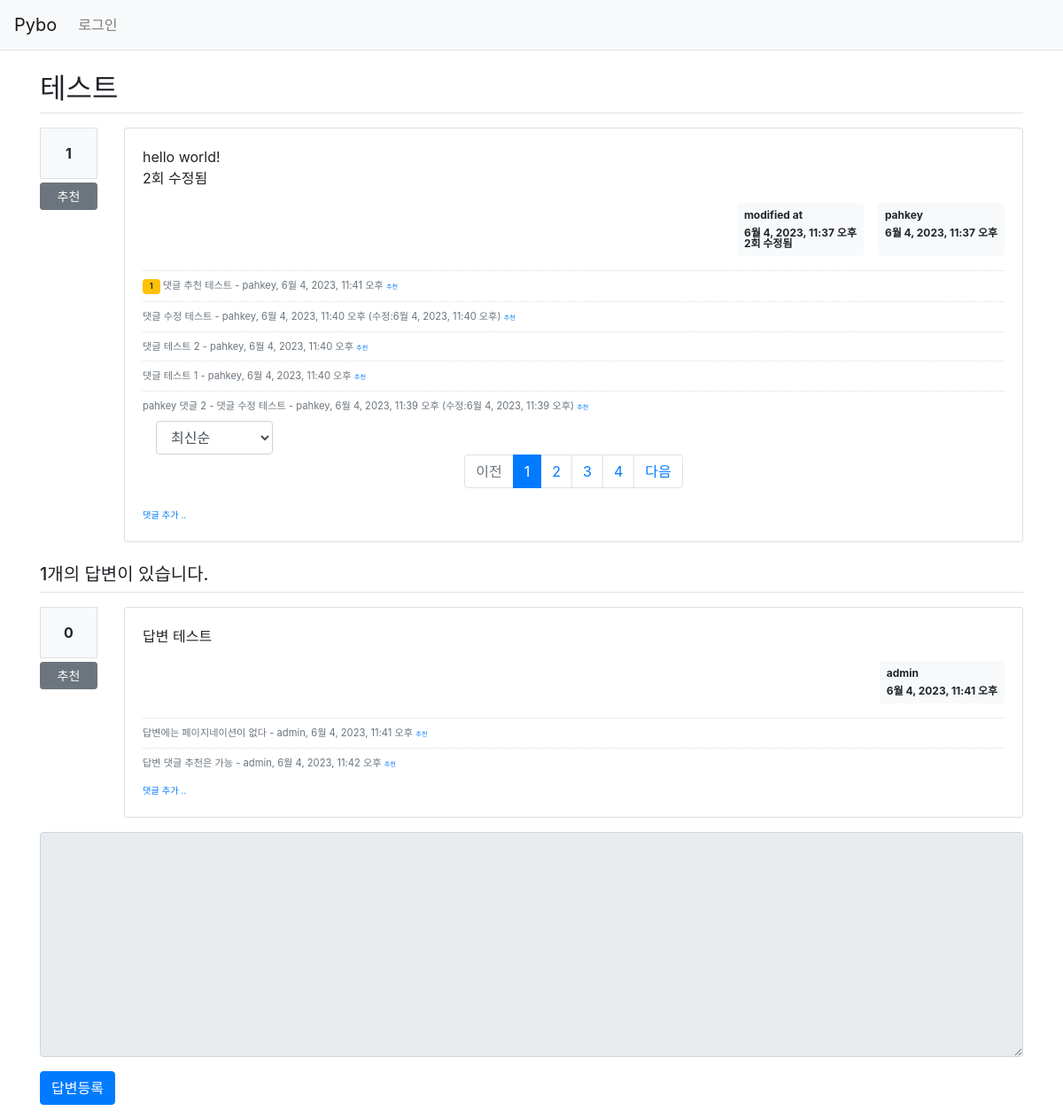
The app's page /pybo/16/ with its own data.
### pybo/models.py (models this page shows, shortened)
class Question(models.Model):
    author = models.ForeignKey(User, on_delete=models.CASCADE, related_name='author_question')
    subject = models.CharField(max_length=200)
    content = models.TextField()
    create_date = models.DateTimeField()
    modify_date = models.DateTimeField(null=True, blank=True)
    modify_count = models.PositiveIntegerField(default=0, blank=False, null=False)
    voter = models.ManyToManyField(User, related_name='voter_question')

class Comment(models.Model):
    author = models.ForeignKey(User, on_delete=models.CASCADE)
    content = models.TextField()
    create_date = models.DateTimeField()
    modify_date = models.DateTimeField(null=True, blank=True)
    modify_count = models.PositiveIntegerField(default=0, blank=False, null=False)
    question = models.ForeignKey(Question, null=True, blank=True, on_delete=models.CASCADE)
    answer = models.ForeignKey(Answer, null=True, blank=True, on_delete=models.CASCADE)
    voter = models.ManyToManyField(User, related_name='voter_comment')

class Answer(models.Model):
    author = models.ForeignKey(User, on_delete=models.CASCADE, related_name='author_answer')
    question = models.ForeignKey(Question, on_delete=models.CASCADE)
    content = models.TextField()
    create_date = models.DateTimeField()
    modify_date = models.DateTimeField(null=True, blank=True)
    modify_count = models.PositiveIntegerField(default=0, blank=False, null=False)
    voter = models.ManyToManyField(User, related_name='voter_answer')

### pybo/views/base_views.py (the view)
# urls.py: path('<int:question_id>/', base_views.detail, name='detail'),
def detail(request, question_id):
    question = get_object_or_404(Question, pk=question_id)
    page = request.GET.get('page', '1')  # 페이지
    so = request.GET.get('so', 'recent')  # 정렬기준
    if so == 'recommend':
        comment_list = Comment.objects.annotate(num_voter=Count('voter')).order_by('-num_voter', '-create_date')
    else:  # recent
        comment_list = Comment.objects.filter(question_id=question_id).order_by('-create_date')
    paginator = Paginator(comment_list, 5)  # 페이지당 5개씩 보여주기
    page_obj = paginator.get_page(page)
    context = {
        'question': question,
        'comments': {
            'comment_list': page_obj,
            'page': page,
            'so': so
        }
    }
    return render(request, 'pybo/question_detail.html', context)

### pybo/templatetags/pybo_filter.py (called while the page is built)
@register.filter()
def mark(value):
    extensions = ["nl2br", "fenced_code"]
    return mark_safe(markdown.markdown(value, extensions=extensions))

### templates/pybo/question_detail.html (shortened to what this page needs)
{% extends 'base.html' %}
{% load pybo_filter %}
{% block content %}
<div class="container my-3">
    <h2 class="border-bottom py-2">{{ question.subject }}</h2>
    <div class="row my-3">
        <div class="col-1">
            <div class="bg-light text-center p-3 border font-weight-bolder mb-1">{{question.voter.count}}</div>
            <a href="#" data-uri="{% url 'pybo:vote_question' question.id  %}"
               class="recommend btn btn-sm btn-secondary btn-block my-1">추천</a>
        </div>
        <div class="col-11">
            <div class="card">
                <div class="card-body">
                    <div class="card-text">{{ question.content|mark }}</div>
                    <div class="d-flex justify-content-end">
                        {% if question.modify_count > 0 %}
                        <div class="badge badge-light p-2 text-left mx-3">
                            <div class="mb-2">modified at</div>
                            <div>{{ question.modify_date }}</div>
                            <div>{{ question.modify_count }}회 수정됨</div>
                        </div>
                        {% endif %}
                        <div class="badge badge-light p-2 text-left">
                            <div class="mb-2">{{ question.author.username }}</div>
                            <div>{{ question.create_date }}</div>
                        </div>
                    </div>
                    {% if comments.comment_list.paginator.count > 0 %}
                    <div class="mt-3">
                    {% for comment in comments.comment_list %}
                        <div class="comment py-2 text-muted">
                            {% if comment.voter.all.count > 0 %}
                                <span class="badge badge-warning px-2 py-1">{{ comment.voter.all.count }}</span>
                            {% endif %}
                            <span style="white-space: pre-line;">{{ comment.content }}</span>
                            <span>
                                - {{ comment.author }}, {{ comment.create_date }}
                                {% if comment.modify_date %}
                                (수정:{{ comment.modify_date }})
                                {% endif %}
                            </span>
                            <span><a href="{% url 'pybo:vote_comment' comment.id  %}" class="small"><small>추천</small></a></span>
                        </div>
                    {% endfor %}
                    </div>
                    <div class="col-2">
            <select class="form-control so">
                <option value="recent" {% if comments.so == 'recent' %}selected{% endif %}>최신순</option>
            </select>
        </div>
    <ul class="pagination justify-content-center">
        {% if comments.comment_list.has_previous %}
        <li class="page-item">
            <a class="page-link" data-page="{{ comments.comment_list.previous_page_number }}" href="#">이전</a>
        </li>
        {% else %}
        <li class="page-item disabled">
            <a class="page-link" tabindex="-1" aria-disabled="true" href="#">이전</a>
        </li>
        {% endif %}
        {% for page_number in comments.comment_list.paginator.page_range %}
        {% if page_number >= comments.comment_list.number|add:-5 and page_number <= comments.comment_list.number|add:5 %}
            {% if page_number == comments.comment_list.number %}
            <li class="page-item active" aria-current="page">
                <a class="page-link" data-page="{{ page_number }}" href="#">{{ page_number }}</a>
            </li>
            {% else %}
            <li class="page-item">
                <a class="page-link" data-page="{{ page_number }}" href="#">{{ page_number }}</a>
            </li>
            {% endif %}
        {% endif %}
        {% endfor %}
        {% if comments.comment_list.has_next %}
        <li class="page-item">
            <a class="page-link" data-page="{{ comments.comment_list.next_page_number }}" href="#">다음</a>
        </li>
        {% else %}
        <li class="page-item disabled">
            <a class="page-link" tabindex="-1" aria-disabled="true" href="#">다음</a>
        </li>
        {% endif %}
    </ul>
                    {% endif %}
                    <div>
                        <a href="{% url 'pybo:comment_create_question' question.id  %}"
                           class="small"><small>댓글 추가 ..</small></a>
                    </div>
                </div>
            </div>
        </div>
    </div>
    <h5 class="border-bottom my-3 py-2">{{question.answer_set.count}}개의 답변이 있습니다.</h5>
    {% for answer in question.answer_set.all %}
    <div class="row my-3">
        <div class="col-1">
            <div class="bg-light text-center p-3 border font-weight-bolder mb-1">{{answer.voter.count}}</div>
            <a href="#" data-uri="{% url 'pybo:vote_answer' answer.id  %}"
                class="recommend btn btn-sm btn-secondary btn-block my-1">추천</a>
        </div>
        <div class="col-11">
            <div class="card">
                <div class="card-body">
                    <div class="card-text">{{ answer.content|mark }}</div>
                    <div class="d-flex justify-content-end">
                        <div class="badge badge-light p-2 text-left">
                            <div class="mb-2">{{ answer.author.username }}</div>
                            <div>{{ answer.create_date }}</div>
                        </div>
                    </div>
                    {% if answer.comment_set.count > 0 %}
                    <div class="mt-3">
                    {% for comment in answer.comment_set.all %}
                        <div class="comment py-2 text-muted">
                            <span style="white-space: pre-line;">{{ comment.content }}</span>
                            <span>
                                - {{ comment.author }}, {{ comment.create_date }}
                            </span>
                            <span><a href="{% url 'pybo:vote_comment' comment.id  %}" class="small"><small>추천</small></a></span>
                        </div>
                    {% endfor %}
                    </div>
                    {% endif %}
                    <div>
                        <a href="{% url 'pybo:comment_create_answer' answer.id  %}"
                           class="small"><small>댓글 추가 ..</small></a>
                    </div>
                </div>
            </div>
        </div>
    </div>
    {% endfor %}
    <form action="{% url 'pybo:answer_create' question.id %}" method="post" class="my-3">
        <div class="form-group">
            <textarea {% if not user.is_authenticated %}disabled{% endif %}
              name="content" id="content" class="form-control" rows="10"></textarea>
        </div>
        <input type="submit" value="답변등록" class="btn btn-primary">
    </form>
</div>
{% endblock %}

### static/style.css (style rules this page uses)
.comment { border-top:dotted 1px #ddd; font-size:0.7em; }

### records on screen
Question: subject "테스트", voter.count "1", content|mark "hello world! 2회 수정됨", modify_date "6월 4, 2023, 11:37 오후", modify_count "2", author.username "pahkey", create_date "6월 4, 2023, 11:37 오후", answer_set.count "1"
Comment: voter.all.count "1", content "댓글 추천 테스트", author "pahkey", create_date "6월 4, 2023, 11:41 오후"
Comment: content "댓글 수정 테스트", author "pahkey", create_date "6월 4, 2023, 11:40 오후", modify_date "6월 4, 2023, 11:40 오후"
Comment: content "댓글 테스트 2", author "pahkey", create_date "6월 4, 2023, 11:40 오후"
Comment: content "댓글 테스트 1", author "pahkey", create_date "6월 4, 2023, 11:40 오후"
Comment: content "pahkey 댓글 2 - 댓글 수정 테스트", author "pahkey", create_date "6월 4, 2023, 11:39 오후", modify_date "6월 4, 2023, 11:39 오후"
Answer: voter.count "0", content|mark "답변 테스트", author.username "admin", create_date "6월 4, 2023, 11:41 오후"
Comment: content "답변에는 페이지네이션이 없다", author "admin", create_date "6월 4, 2023, 11:41 오후"
Comment: content "답변 댓글 추천은 가능", author "admin", create_date "6월 4, 2023, 11:42 오후"

### other values on screen
{{ page_number }} "1"
{{ page_number }} "2" "3" "4"
